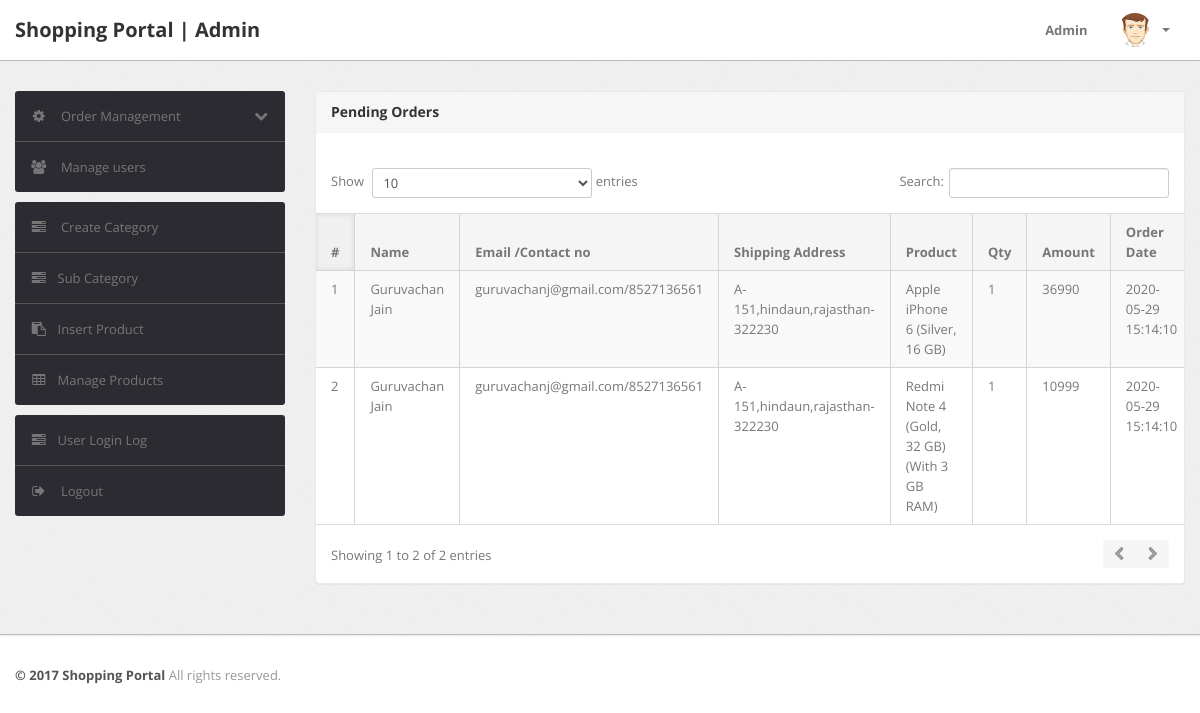
The page /admin/todays-orders.php (signed in) on the database its author committed.
### tables this page shows
CREATE TABLE `orders` (
  `id` int(11) NOT NULL,
  `userId` int(11) DEFAULT NULL,
  `productId` varchar(255) DEFAULT NULL,
  `quantity` int(11) DEFAULT NULL,
  `orderDate` timestamp NOT NULL DEFAULT CURRENT_TIMESTAMP,
  `paymentMethod` varchar(50) DEFAULT NULL,
  `orderStatus` varchar(55) DEFAULT NULL
);

CREATE TABLE `users` (
  `id` int(11) NOT NULL,
  `name` varchar(255) DEFAULT NULL,
  `email` varchar(255) DEFAULT NULL,
  `contactno` bigint(11) DEFAULT NULL,
  `password` varchar(255) DEFAULT NULL,
  `shippingAddress` longtext,
  `shippingState` varchar(255) DEFAULT NULL,
  `shippingCity` varchar(255) DEFAULT NULL,
  `shippingPincode` int(11) DEFAULT NULL,
  `billingAddress` longtext,
  `billingState` varchar(255) DEFAULT NULL,
  `billingCity` varchar(255) DEFAULT NULL,
  `billingPincode` int(11) DEFAULT NULL,
  `regDate` timestamp NOT NULL DEFAULT CURRENT_TIMESTAMP,
  `updationDate` varchar(255) DEFAULT NULL
);

CREATE TABLE `products` (
  `id` int(11) NOT NULL,
  `category` int(11) NOT NULL,
  `subCategory` int(11) DEFAULT NULL,
  `productName` varchar(255) DEFAULT NULL,
  `productCompany` varchar(255) DEFAULT NULL,
  `productPrice` int(11) DEFAULT NULL,
  `productPriceBeforeDiscount` int(11) DEFAULT NULL,
  `productDescription` longtext,
  `productImage1` varchar(255) DEFAULT NULL,
  `productImage2` varchar(255) DEFAULT NULL,
  `productImage3` varchar(255) DEFAULT NULL,
  `shippingCharge` int(11) DEFAULT NULL,
  `productAvailability` varchar(255) DEFAULT NULL,
  `postingDate` timestamp NULL DEFAULT CURRENT_TIMESTAMP,
  `updationDate` varchar(255) DEFAULT NULL
);

### admin/todays-orders.php (the view, shortened to what this page needs)
<?php
include('include/config.php');
if(strlen($_SESSION['alogin'])==0)
	{
header('location:index.php');
}
else{
?>
<!DOCTYPE html>
<html lang="en">
<head>
	<link type="text/css" href="bootstrap/css/bootstrap.min.css" rel="stylesheet">
	<link type="text/css" href="bootstrap/css/bootstrap-responsive.min.css" rel="stylesheet">
	<link type="text/css" href="css/theme.css" rel="stylesheet">
	<link type="text/css" href="images/icons/css/font-awesome.css" rel="stylesheet">
</head>
<body>
<?php include('include/header.php');?>
	<div class="wrapper">
		<div class="container">
			<div class="row">
<?php include('include/sidebar.php');?>
			<div class="span9">
					<div class="content">
	<div class="module">
							<div class="module-head">
								<h3>Pending Orders</h3>
							</div>
							<div class="module-body table">
									<br />
			<table cellpadding="0" cellspacing="0" border="0" class="datatable-1 table table-bordered table-striped	 display table-responsive" >
									<thead>
										<tr>
											<th>#</th>
											<th> Name</th>
											<th width="50">Email /Contact no</th>
											<th>Shipping Address</th>
											<th>Product </th>
											<th>Qty </th>
											<th>Amount </th>
											<th>Order Date</th>
										</tr>
									</thead>
<tbody>
<?php
 $f1="00:00:00";
$from=date('Y-m-d')." ".$f1;
$t1="23:59:59";
$to=date('Y-m-d')." ".$t1;
$query=mysqli_query($con,"select users.name as username,users.email as useremail,users.contactno as usercontact,users.shippingAddress as shippingaddress,users.shippingCity as shippingcity,users.shippingState as shippingstate,users.shippingPincode as shippingpincode,products.productName as productname,products.shippingCharge as shippingcharge,orders.quantity as quantity,orders.orderDate as orderdate,products.productPrice as productprice,orders.id as id  from orders join users on  orders.userId=users.id join products on products.id=orders.productId where orders.orderDate Between '$from' and '$to'");
$cnt=1;
while($row=mysqli_fetch_array($query))
{
?>
										<tr>
											<td><?php echo htmlentities($cnt);?></td>
											<td><?php echo htmlentities($row['username']);?></td>
											<td><?php echo htmlentities($row['useremail']);?>/<?php echo htmlentities($row['usercontact']);?></td>
											<td><?php echo htmlentities($row['shippingaddress'].",".$row['shippingcity'].",".$row['shippingstate']."-".$row['shippingpincode']);?></td>
											<td><?php echo htmlentities($row['productname']);?></td>
											<td><?php echo htmlentities($row['quantity']);?></td>
											<td><?php echo htmlentities($row['quantity']*$row['productprice']+$row['shippingcharge']);?></td>
											<td><?php echo htmlentities($row['orderdate']);?></td>
											</tr>
										<?php $cnt=$cnt+1; } ?>
										</tbody>
								</table>
							</div>
						</div>
					</div>
				</div>
			</div>
		</div>
	</div>
<?php include('include/footer.php');?>
</body>
<?php } ?>

### admin/css/theme.css (style rules this page uses)
body { font-size: 13px; font-family: 'Open Sans', Arial, sans-serif; background: #fff; color: #777 }
h1, h2, h3, h4, h5, h6 { color: #333; margin-top: 0 }
h3 { font-size: 20px }
.wrapper { background: url(../images/bg.png) #eee; border-bottom: 1px solid #bbb; -webkit-box-shadow: 0 1px 2px rgba(0,0,0,0.1); -moz-box-shadow: 0 1px 2px rgba(0,0,0,0.1); box-shadow: 0 1px 2px rgba(0,0,0,0.1); padding: 30px 0 }
.module { background: #fff; -webkit-border-radius: 3px; -moz-border-radius: 3px; border-radius: 3px; border: 1px solid #ccc; border-bottom-color: #bbb; -webkit-box-shadow: 0 0 1px rgba(0,0,0,0.2); -moz-box-shadow: 0 0 1px rgba(0,0,0,0.2); box-shadow: 0 0 1px rgba(0,0,0,0.2); margin-bottom: 30px }
.table { margin-bottom: 0 }
.table th, .table td { border-color: #d5d5d5!important }
.table-bordered thead:first-child tr:first-child>th:first-child, .table-bordered tbody:first-child tr:first-child>td:first-child { -webkit-border-top-left-radius: 2px; -moz-border-radius-topleft: 2px; border-top-left-radius: 2px }
.table-bordered thead:last-child tr:last-child>th:first-child, .table-bordered tbody:last-child tr:last-child>td:first-child, .table-bordered tfoot:last-child tr:last-child>td:first-child { -webkit-border-bottom-left-radius: 2px; -moz-border-radius-bottomleft: 2px; border-bottom-left-radius: 2px }
.module { box-shadow: 0 0 3px rgba(0,0,0,.1); border-color: #e9e9e9; margin-bottom: 20px; background-color: #fff; border-radius: 4px; -webkit-box-shadow: 0 1px 1px rgba(0,0,0,.05); box-shadow: 0 1px 1px rgba(0,0,0,.05); }
.module-head { color: #767676; background-color: #f6f6f6; border-color: #e9e9e9; padding: 10px 15px; border-bottom: 1px solid transparent; border-top-right-radius: 3px; border-top-left-radius: 3px; }
.module-head h3 { font-size: 14px; line-height: 20px; height: 20px; margin: 0 }
.module-body { padding: 15px }
.module-body.table { padding: 15px 0 }
.module-body.table .table th, .module-body.table .table td { padding-left: 15px; padding-right: 15px }
.dataTables_wrapper table th { background: #f5f5f5; cursor: pointer }
.dataTables_wrapper table th.sorting_asc, .dataTables_wrapper table th.sorting_desc { background: #f0f0f0; -webkit-box-shadow: 0 0 5px rgba(0,0,0,0.1) inset; -moz-box-shadow: 0 0 5px rgba(0,0,0,0.1) inset; box-shadow: 0 0 5px rgba(0,0,0,0.1) inset }
.dataTables_wrapper .table-bordered { -webkit-border-radius: 0; -moz-border-radius: 0; border-radius: 0; border-left: 0; border-right: 0 }
.dataTables_wrapper .table-bordered thead tr>th:first-child, .dataTables_wrapper .table-bordered tbody tr>td:first-child, .dataTables_wrapper .table-bordered tfoot tr>td:first-child, .dataTables_wrapper .table-bordered tfoot tr>th:first-child { border-left: 0 }
.dataTables_wrapper .table-bordered thead:first-child tr:first-child>th:first-child, .dataTables_wrapper .table-bordered tbody:first-child tr:first-child>td:first-child { -webkit-border-top-left-radius: 0; -moz-border-radius-topleft: 0; border-top-left-radius: 0 }
.dataTables_wrapper .table-bordered thead:last-child tr:last-child>th:first-child, .dataTables_wrapper .table-bordered tbody:last-child tr:last-child>td:first-child, .dataTables_wrapper .table-bordered tfoot:last-child tr:last-child>td:first-child { -webkit-border-bottom-left-radius: 0; -moz-border-radius-bottomleft: 0; border-bottom-left-radius: 0 }

### rows shown on the page
orders: userId.name "Guruvachan Jain", userId.email "guruvachanj@gmail.com", userId.contactno "8527136561", userId.shippingPincode "A-151,hindaun,rajasthan-322230", productId.productName "Apple iPhone 6 (Silver, 16 GB)", quantity "1", $row['quantity']*$row['productprice']+$row['shippingcharge'] "36990", orderDate "2020-05-29 15:14:10"
orders: userId.name "Guruvachan Jain", userId.email "guruvachanj@gmail.com", userId.contactno "8527136561", userId.shippingPincode "A-151,hindaun,rajasthan-322230", productId.productName "Redmi Note 4 (Gold, 32 GB) (With 3 GB RAM)", quantity "1", $row['quantity']*$row['productprice']+$row['shippingcharge'] "10999", orderDate "2020-05-29 15:14:10"
